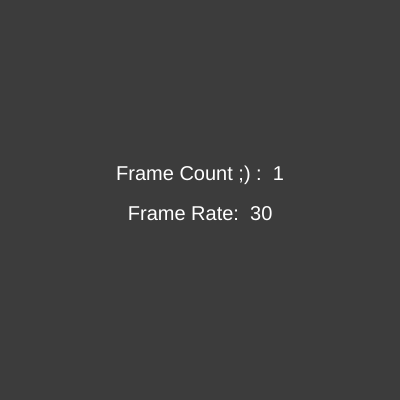
Frame 1 (no input)
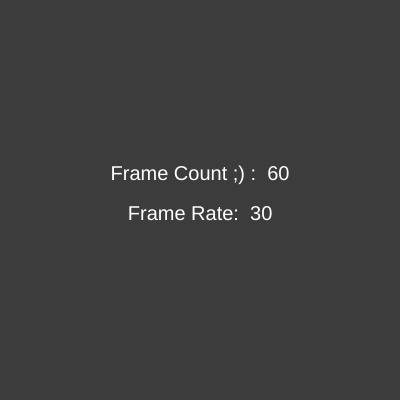
Frame 60 (no input)
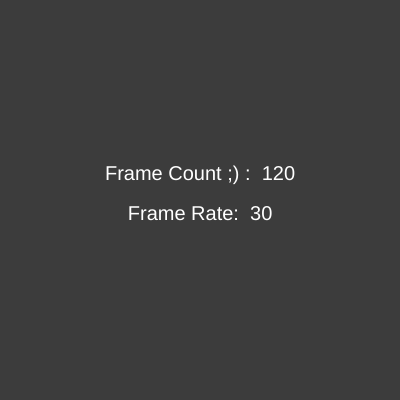
Frame 120 (the mouse pressed at the canvas centre since frame 60)

The p5.js sketch that drew these frames (run headless with seeded random() and noise() and a simulated clock; from frame 60 on, the mouse is pressed at the canvas centre):

// p5.js sketch
// ── sketch.js
//DAT405 / GAD405
//01_ProjectSetup
//In this example we see how to create a canvas, set and display
//the frame rate of the rendering system, and use text to
//display the frame count and rate on screen

//Initialization function
function setup() {
  //Set the size of rendering window - pixels
  createCanvas(400, 400);

  //Set up the frame rate (frames per second)
  //Default is 60 fps
  frameRate(30);

  //Preferences for the text (size, and alignment)
  textSize(20);
  textAlign(CENTER);

  fill(255, 0, 0);
  rect(width/2, height/2, 50, 50);
}

//Rendering function
function draw() {
  //Erase all canvas. Set the color to dark grey
  background(60);

  //Set the color of the text
  fill(255);
  //Set the text message as the frame count
  //Position text in the middle of the screen
  text("Frame Count ;) :  " + frameCount, width/2, height/2-20);
  //Set the text message as the frame rate (round it to an integer)
  //Position text in the middle of the screen
  text("Frame Rate:  " + Math.round(frameRate()), width/2, height/2+20);

  //noLoop();
}
